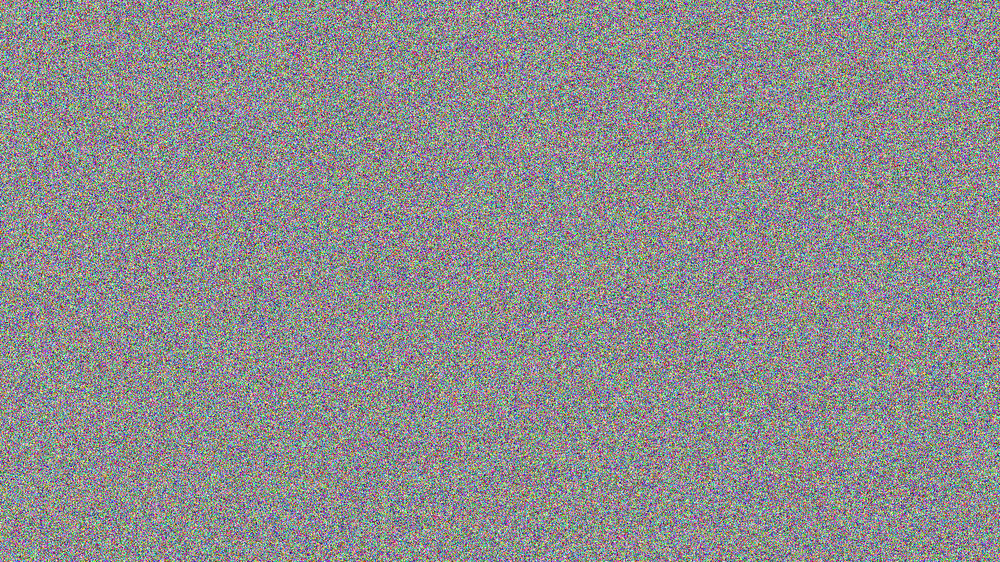
#> input picture tests/largenoise.png, 1000 x 562 px, shrunk from 1920 x 1080 before the run
$ python benchmarks.py   (older library calls are emulated)
#> lines starting #> are read from the running program, lines starting #| are printed output that depends on the picture
### pyscreeze/__init__.py
# PyScreeze - PyScreeze is a simple, cross-platform screenshot module for Python 2 and 3.
# By Al Sweigart al@inventwithpython.com

__version__ = '1.0.0'

import collections
import datetime
import functools
import os
import subprocess
import sys
import time
import errno

from contextlib import contextmanager

from PIL import Image
from PIL import ImageOps
from PIL import ImageDraw
from PIL import __version__ as PIL__version__
from PIL import ImageGrab

PILLOW_VERSION = tuple([int(x) for x in PIL__version__.split('.')])

_useOpenCV: bool = False
try:
    import cv2
    import numpy

    _useOpenCV = True
except ImportError:
    pass  # This is fine, useOpenCV will stay as False.

RUNNING_PYTHON_2 = sys.version_info[0] == 2

_PYGETWINDOW_UNAVAILABLE = True
if sys.platform == 'win32':
    # On Windows, the monitor scaling can be set to something besides normal 100%.
    # PyScreeze and Pillow needs to account for this to make accurate screenshots.
    # TODO - How does macOS and Linux handle monitor scaling?
    import ctypes

    try:
        ctypes.windll.user32.SetProcessDPIAware()
    except AttributeError:
        pass  # Windows XP doesn't support monitor scaling, so just do nothing.

    try:
        import pygetwindow
    except ImportError:
        _PYGETWINDOW_UNAVAILABLE = True
    else:
        _PYGETWINDOW_UNAVAILABLE = False


GRAYSCALE_DEFAULT = True

# For version 0.1.19 I changed it so that ImageNotFoundException was raised
# instead of returning None. In hindsight, this change came too late, so I'm
# changing it back to returning None. But I'm also including this option for
# folks who would rather have it raise an exception.
# For version 1.0.0, USE_IMAGE_NOT_FOUND_EXCEPTION is set to True by default.
USE_IMAGE_NOT_FOUND_EXCEPTION = True  # type: bool

GNOMESCREENSHOT_EXISTS = False  # type: bool
try:
    if sys.platform.startswith('linux'):
        whichProc = subprocess.Popen(['which', 'gnome-screenshot'], stdout=subprocess.PIPE, stderr=subprocess.PIPE)
        GNOMESCREENSHOT_EXISTS = whichProc.wait() == 0
except OSError as ex:
    if ex.errno == errno.ENOENT:
        # if there is no "which" program to find gnome-screenshot, then assume there
        # is no gnome-screenshot.
        pass
    else:
        raise

SCROT_EXISTS = False  # type: bool
try:
    if sys.platform.startswith('linux'):
        whichProc = subprocess.Popen(['which', 'scrot'], stdout=subprocess.PIPE, stderr=subprocess.PIPE)
        SCROT_EXISTS = whichProc.wait() == 0
except OSError as ex:
    if ex.errno == errno.ENOENT:
        # if there is no "which" program to find scrot, then assume there
        # is no scrot.
        pass
    else:
        raise

RUNNING_X11 = False  # type: bool
RUNNING_WAYLAND = False  # type: bool
# On Linux, figure out which window system is being used.
if sys.platform.startswith('linux'):
    if os.environ.get('XDG_SESSION_TYPE') == 'x11':
        RUNNING_X11 = True
        RUNNING_WAYLAND = False
    elif os.environ.get('XDG_SESSION_TYPE') == 'wayland':
        RUNNING_WAYLAND = True
        RUNNING_X11 = False
    elif 'WAYLAND_DISPLAY' in os.environ:
        RUNNING_WAYLAND = True
        RUNNING_X11 = False


if sys.platform == 'win32':
    from ctypes import windll

    # win32 DC(DeviceContext) Manager
    # [21 lines left out: function __win32_openDC, not called in this run]

# Same as `from typing import TYPE_CHECKING`
TYPE_CHECKING = False

if TYPE_CHECKING:
    from PIL import Image
    import numpy
    import cv2
    from pathlib import Path
    from typing import NamedTuple, TypeVar, SupportsFloat, overload, Union, Optional
    try:
        from typing_extensions import SupportsIndex, ParamSpec
        _P = ParamSpec("_P")
        _R = TypeVar("_R")
    except ImportError:
        from typing import SupportsIndex
    try:
        from collections.abc import Callable, Generator
    except ImportError:
        from typing import Callable, Generator

    class Box(NamedTuple):
        left: int
        top: int
        width: int
        height: int

    class Point(NamedTuple):
        x: int
        y: int

    class RGB(NamedTuple):
        red: int
        green: int
        blue: int

    # [124 lines left out: functions locate, locate, locateOnScreen, locateOnScreen, locateAllOnScreen, locateAllOnScreen and 4 more, not called in this run]
else:
    Box = collections.namedtuple('Box', 'left top width height')
    Point = collections.namedtuple('Point', 'x y')
    RGB = collections.namedtuple('RGB', 'red green blue')


class PyScreezeException(Exception):
    """PyScreezeException is a generic exception class raised when a
    PyScreeze-related error happens. If a PyScreeze function raises an
    exception that isn't PyScreezeException or a subclass, assume it is
    a bug in PyScreeze."""

    pass


class ImageNotFoundException(PyScreezeException):
    """ImageNotFoundException is an exception class raised when the
    locate functions fail to locate an image. You must set
    pyscreeze.USE_IMAGE_NOT_FOUND_EXCEPTION to True to enable this feature.
    Otherwise, the locate functions will return None."""

    pass


def requiresPyGetWindow(wrappedFunction):
    # type: (Callable[_P, _R]) -> Callable[_P, _R]
    """
    A decorator that marks a function as requiring PyGetWindow to be installed.
    This raises PyScreezeException if Pillow wasn't imported.
    """

    # [8 lines left out: function wrapper, not called in this run]

    return wrapper


def _load_cv2(img, grayscale=None):
    """
    TODO
    """
    # load images if given filename, or convert as needed to opencv
    # Alpha layer just causes failures at this point, so flatten to RGB.
    # RGBA: load with -1 * cv2.CV_LOAD_IMAGE_COLOR to preserve alpha
    # to matchTemplate, need template and image to be the same wrt having alpha

    if grayscale is None:
        grayscale = GRAYSCALE_DEFAULT
    if isinstance(img, str):
        # The function imread loads an image from the specified file and
        # returns it. If the image cannot be read (because of missing
        # file, improper permissions, unsupported or invalid format),
        # the function returns an empty matrix
        # http://docs.opencv.org/3.0-beta/modules/imgcodecs/doc/reading_and_writing_images.html
        if grayscale:
            img_cv = cv2.imread(img, cv2.IMREAD_GRAYSCALE)
        else:
            img_cv = cv2.imread(img, cv2.IMREAD_COLOR)
        if img_cv is None:
            raise IOError(
                "Failed to read %s because file is missing, "
                "has improper permissions, or is an "
                "unsupported or invalid format" % img
            )
    elif isinstance(img, numpy.ndarray):
        # don't try to convert an already-gray image to gray
        if grayscale and len(img.shape) == 3:  # and img.shape[2] == 3:
            img_cv = cv2.cvtColor(img, cv2.COLOR_BGR2GRAY)
        else:
            img_cv = img
    elif hasattr(img, 'convert'):
        # assume its a PIL.Image, convert to cv format
        img_array = numpy.array(img.convert('RGB'))
        img_cv = img_array[:, :, ::-1].copy()  # -1 does RGB -> BGR
        if grayscale:
            img_cv = cv2.cvtColor(img_cv, cv2.COLOR_BGR2GRAY)
    else:
        raise TypeError('expected an image filename, OpenCV numpy array, or PIL image')
    return img_cv


def _locateAll_opencv(
    needleImage,  # type: str | Image.Image | numpy.ndarray[int, numpy.dtype[numpy.generic]]
    haystackImage,  # type:  str | Image.Image | numpy.ndarray[int, numpy.dtype[numpy.generic]]
    grayscale=None,  # type: bool | None
    limit=10000,  # type: int
    region=None,  # type: tuple[int, int, int, int] | None
    step=1,  # type: int
    confidence=0.999  # type: SupportsFloat | SupportsIndex | str
):
    """
    TODO - rewrite this
        faster but more memory-intensive than pure python
        step 2 skips every other row and column = ~3x faster but prone to miss;
            to compensate, the algorithm automatically reduces the confidence
            threshold by 5% (which helps but will not avoid all misses).
        limitations:
          - OpenCV 3.x & python 3.x not tested
          - RGBA images are treated as RBG (ignores alpha channel)
    """
    if grayscale is None:
        grayscale = GRAYSCALE_DEFAULT

    confidence = float(confidence)

    _needleImage = _load_cv2(needleImage, grayscale)
    needleHeight, needleWidth = _needleImage.shape[:2]
    _haystackImage = _load_cv2(haystackImage, grayscale)

    if region:
        haystackImage = _haystackImage[region[1] : region[1] + region[3], region[0] : region[0] + region[2]]
    else:
        region = (0, 0, 0, 0)  # full image; these values used in the yield statement
    if _haystackImage.shape[0] < _needleImage.shape[0] or _haystackImage.shape[1] < _needleImage.shape[1]:
        # avoid semi-cryptic OpenCV error below if bad size
        raise ValueError('needle dimension(s) exceed the haystack image or region dimensions')

    if step == 2:
        confidence *= 0.95
        _needleImage = _needleImage[::step, ::step]
        _haystackImage = _haystackImage[::step, ::step]
    else:
        step = 1

    # get all matches at once, credit: https://stackoverflow.com/questions/7670112/finding-a-subimage-inside-a-numpy-image/9253805#9253805
    result = cv2.matchTemplate(_haystackImage, _needleImage, cv2.TM_CCOEFF_NORMED)
    match_indices = numpy.arange(result.size)[(result > confidence).flatten()]
    matches = numpy.unravel_index(match_indices[:limit], result.shape)

    if len(matches[0]) == 0:
        if USE_IMAGE_NOT_FOUND_EXCEPTION:
            raise ImageNotFoundException('Could not locate the image (highest confidence = %.3f)' % result.max())
        else:
            return

    # use a generator for API consistency:
    matchx = matches[1] * step + region[0]  # vectorized
    matchy = matches[0] * step + region[1]
    for x, y in zip(matchx, matchy):
        yield Box(x, y, needleWidth, needleHeight)


# [114 lines left out: function _locateAll_pillow, not called in this run]


def locate(needleImage, haystackImage, **kwargs):  # type: ignore[no-redef]
    """
    TODO
    """
    # Note: The gymnastics in this function is because we want to make sure to exhaust the iterator so that
    # the needle and haystack files are closed in locateAll.
    kwargs['limit'] = 1
    points = tuple(locateAll(needleImage, haystackImage, **kwargs))
    if len(points) > 0:
        return points[0]
    else:
        if USE_IMAGE_NOT_FOUND_EXCEPTION:
            raise ImageNotFoundException('Could not locate the image.')
        else:
            return None


# [396 lines left out: functions locateOnScreen, locateAllOnScreen, locateCenterOnScreen, locateOnScreenNear, locateCenterOnScreenNear, locateOnWindow and 10 more, not called in this run]


# set the screenshot() function based on the platform running this module
if sys.platform == 'darwin':
    screenshot = _screenshot_osx
elif sys.platform == 'win32':
    screenshot = _screenshot_win32
elif sys.platform.startswith('linux'):
    # Everything else is considered to be Linux.
    screenshot = _screenshot_linux
else:
    raise NotImplementedError('PyScreeze is not supported on platform ' + sys.platform)


# set the locateAll function to use opencv if possible; python 3 needs opencv 3.0+
# TODO - Should this raise an exception if zero instances of the image can be found
# on the screen, instead of always returning a generator?
locateAll = _locateAll_pillow
if _useOpenCV:
    locateAll = _locateAll_opencv
    if not RUNNING_PYTHON_2 and cv2.__version__ < '3':
        locateAll = _locateAll_pillow

### tests/benchmarks.py
import sys, os, time, cProfile, pstats

from PIL import Image
sys.path.insert(0, os.path.abspath('..'))
import pyscreeze

pyscreeze.RAISE_IF_NOT_FOUND = True

def locateTest():
    largeNoiseFp = open('largenoise.png' ,'rb')
    largeNoiseIm = Image.open(largeNoiseFp)
#> largeNoiseIm is the input picture: PIL image 1000x562 RGB; mean R, G, B 141.7, 141.6, 141.8

    imageWidth, imageHeight = largeNoiseIm.size
#> imageWidth = 1000; imageHeight = 562
    bottomRightCorner100x100 = largeNoiseIm.crop((imageWidth - 100, imageHeight - 100, imageWidth, imageHeight))
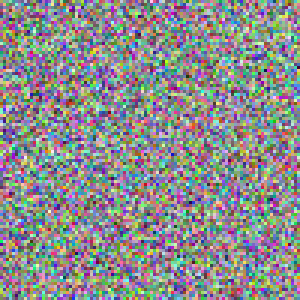
#> bottomRightCorner100x100: PIL image 100x100 RGB (shown 3 times larger); mean R, G, B 140, 140.7, 141.8

    for step in (1, 2, 4, 8, 16, 32):
        startTime = time.time()
        result = pyscreeze.locate(bottomRightCorner100x100, largeNoiseIm, step=step)
        print('bottomRightCorner100x100 (step %s) located at %s in: %s seconds' % (step, result, round(time.time() - startTime, 2)))

    largeNoiseFp.close()

# [67 lines left out: functions largegrayscaleTest, smallgrayscaleTest, smallNeedleVsLargeNeedle, not called in this run]


if __name__ == '__main__':
    # TODO - set up a better test runner system for this
    locateTest()
    #largegrayscaleTest()
    #smallgrayscaleTest()
